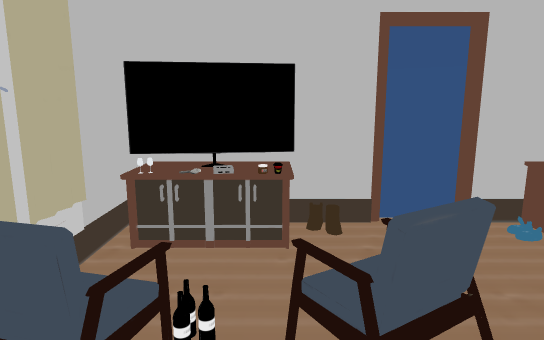
view 1 (above)

12 first-person views from a walk through a 3-D level made in the Unity game engine. The camera is 1.3 m above the floor, tilts 10° down and sees 75° across. Doors are open. The floor is counted in squares, 0.5 m on a side. Each view is taken from the middle of a square. On the plan, view 1 faces up. The plan holds only what a view shows up to about 20 squares ahead; the rest is blank. The player is left out. Some surface patterns are stand-ins.

view 2
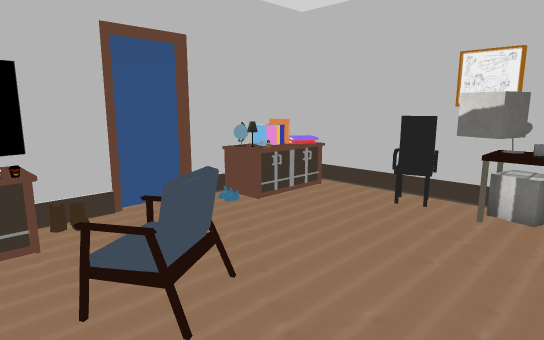

view 3
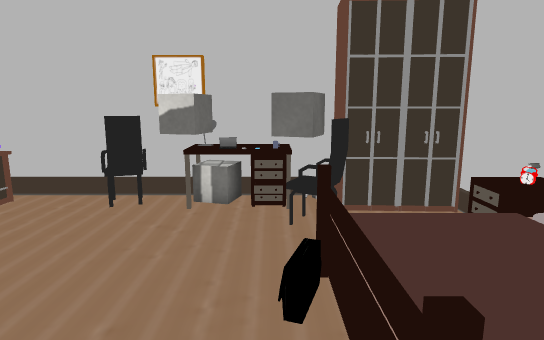

view 4
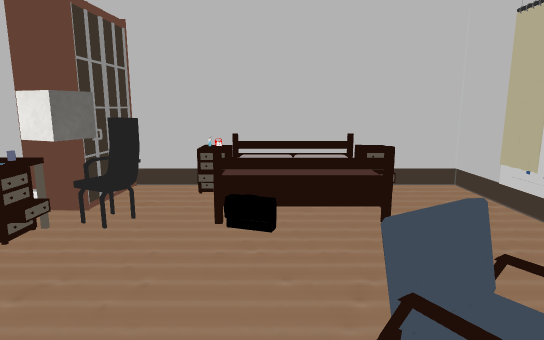

view 5
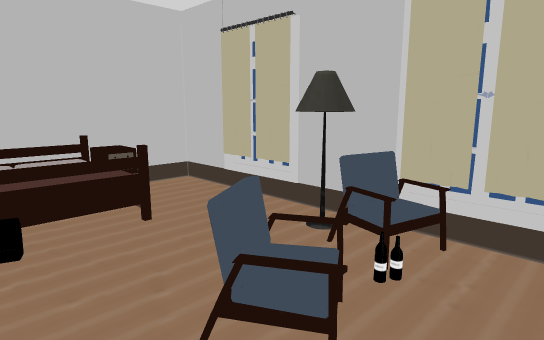

view 6
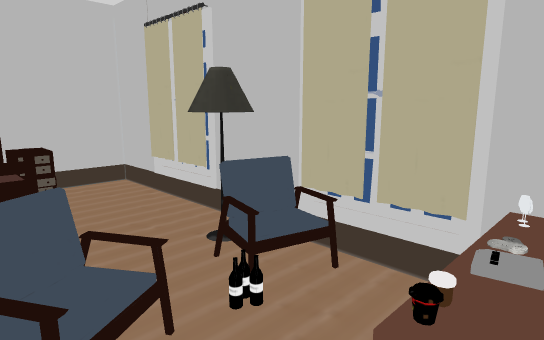

view 7
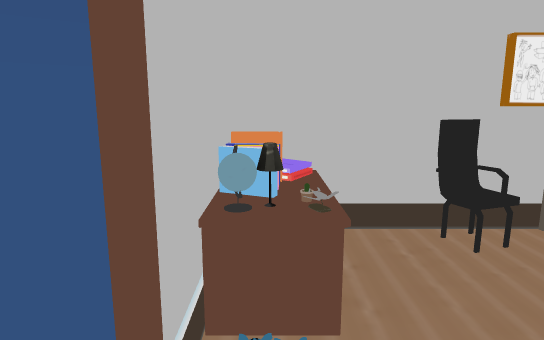

view 8
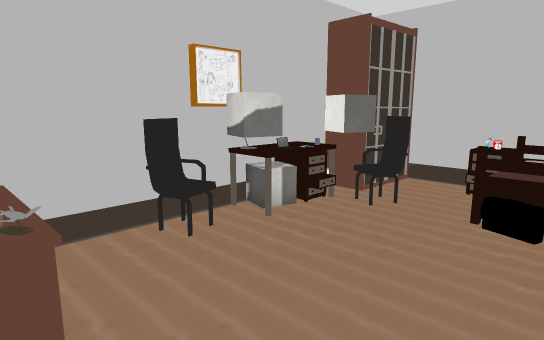

view 9
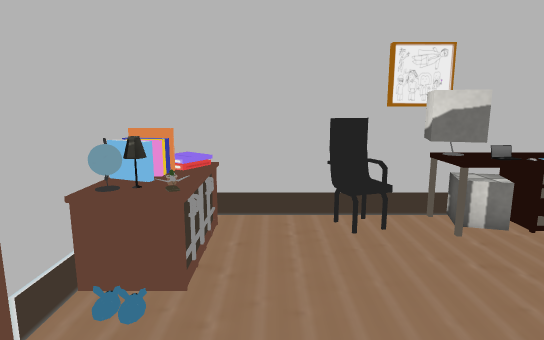

view 10
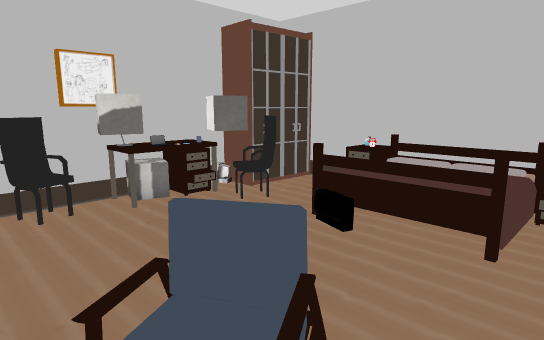

view 11
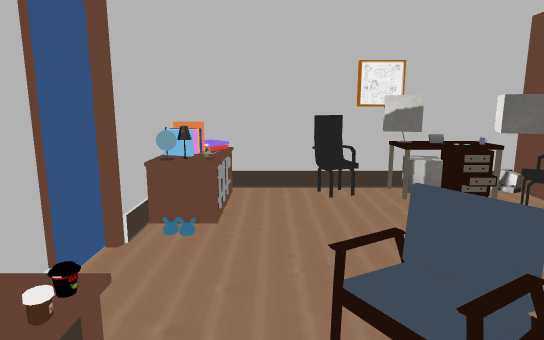

view 12
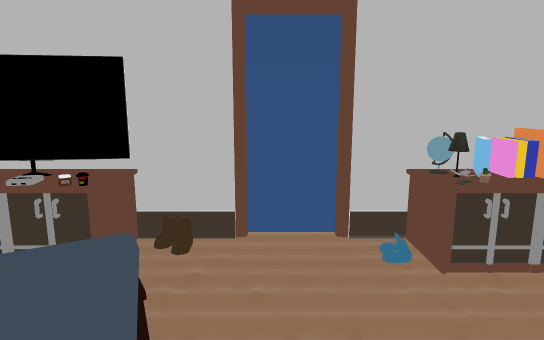

### Floor plan
Key: @ floor where view 1 was taken; # wall or solid block; . main floor; : floor 0.5 m higher than the main floor; / step, stairs or slope; D open door; C chair; L laptop; B bed; A lamp; O other object.
Columns run from 3 left of view 1 to 10 right of it. Each row starts with its distance up from view 1.
  8 ####O#DD######
  7 #OOO.....OOO##
  6 #OOO.....OOO##
  5 #...........##
  4 #...O.......##
  3 ###.C#......C#
  2 #C ........OO#
  1 #A.........OO#
  0 #..@......LOO#
 -1 #.....//..O O#
 -2 #..B:://.CCO##
 -3 #...::::..C###
 -4 #...    ...#
 -5 #.O     O..#
 -6 ############

Where each view was taken, in squares from view 1:
view 1: 0 up, 0 right, facing up
view 2: 1 down, 1 left, facing up-right
view 3: 1 down, 1 left, facing right
view 4: 6 up, 3 right, facing down
view 5: 6 up, 4 right, facing down-left
view 6: 7 up, 2 right, facing down-left
view 7: 7 up, 2 right, facing right
view 8: 7 up, 2 right, facing down-right
view 9: 5 up, 1 right, facing right
view 10: 5 up, 1 left, facing down-right
view 11: 5 up, 2 left, facing right
view 12: 1 up, 3 right, facing up
